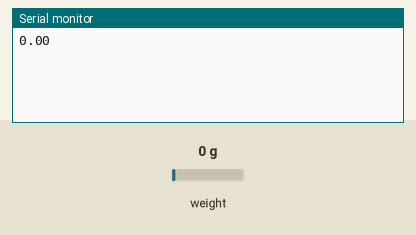
The sketch below on a simulated Arduino Uno, built with avr-gcc and run on an emulated ATmega328P. On the bench: the last lines printed to the serial monitor. Inputs (shaded band) come from the test bench; at power-on: weight on the scale 0 g.

Above: at 7.4 s.
7.5 s: weight on the scale set to 100 g
At 8.8 s:
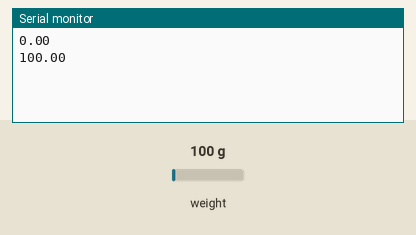
9.0 s: weight on the scale set to 1250 g
At 9.6 s:
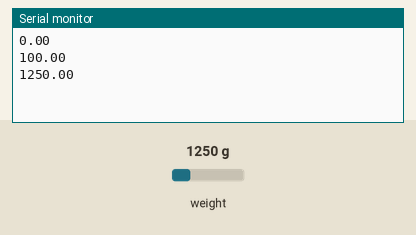
Timing chart, 0 to 12.0 s (numbered marks = the images above; inputs shaded):
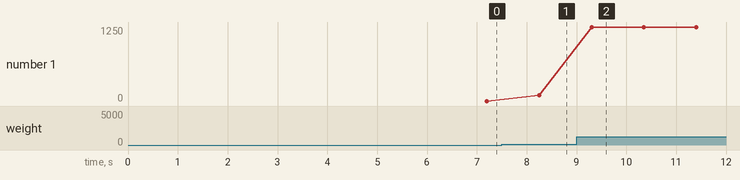

Measured:
- after the input at 7.5 s, the serial monitor: prints a new line after 0.75 s (image 1)
- after the input at 9.0 s, the serial monitor: prints a new line after 0.30 s (image 2)
- plotted number 1: 0 → 100 after the input at 7.5 s, 100 → 1250 after the input at 9.0 s

The sketch:

arduino_vaga_hx711.ino
```cpp
#include <Arduino.h>
#include "HX711.h"

// HX711 circuit wiring
const int LOADCELL_DOUT_PIN = 2;
const int LOADCELL_SCK_PIN = 3;

HX711 scale;

void setup() {
  Serial.begin(57600);

  scale.begin(LOADCELL_DOUT_PIN, LOADCELL_SCK_PIN);

  // Calibrating the tare
  // !important DO NOT PUT WEIGHT ON TARE WHILE IT IS CALIBRATING
  //Serial.println("Setting up, please wait:");
  scale.read();
  scale.read_average(20);
  scale.get_value(5);

  scale.set_scale(398.50);
  scale.tare();
  scale.read();
  scale.read_average(20);
  scale.get_value(5);

  // Arduino is ready to send data
  //Serial.println("Ready!");
}

void loop() {
  float weight = scale.get_units(10);
  Serial.println(weight,2);
  delay(50);
}
```
